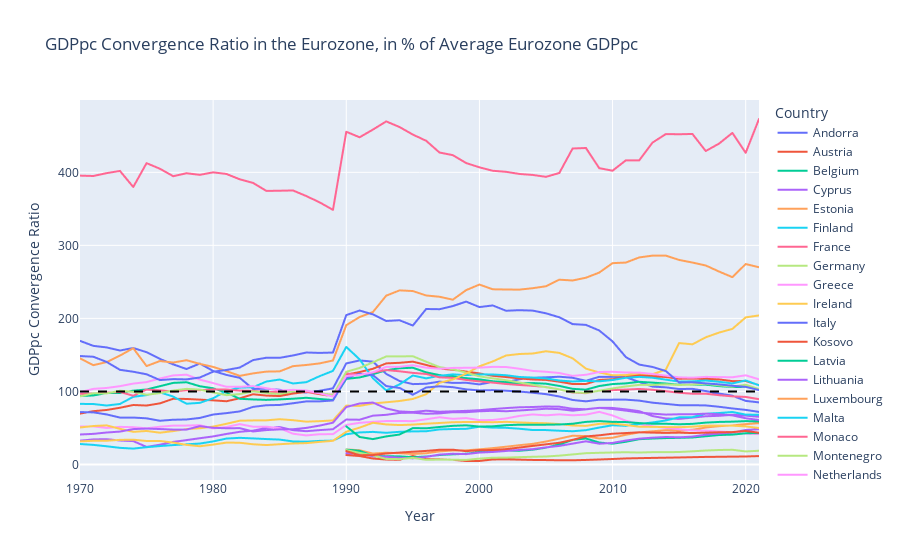

The cell this chart's notebook holds for it:
### Code cell
# Creamos un gráfico de líneas
fig = px.line(Eurozona, x="Year", y="GDPpc_Convergency_Ratio", color="Country", 
                title="GDPpc Convergence Ratio in the Eurozone, in % of Average Eurozone GDPpc", 
                labels={"GDP_Convergence_Ratio": "GDP Convergence Ratio", "Year": "Year", "Country": "Country"})

# Personalizamos los ejes y la leyenda
fig.update_layout(
    xaxis_title="Year",
    yaxis_title="GDPpc Convergence Ratio",
    legend_title="Country"
)

# Añadimos una línea en y=100 para indicar el promedio de la EZ
fig.add_hline(y=100, line_dash="dash", line_color="black")

# Graficamos
fig.show()
